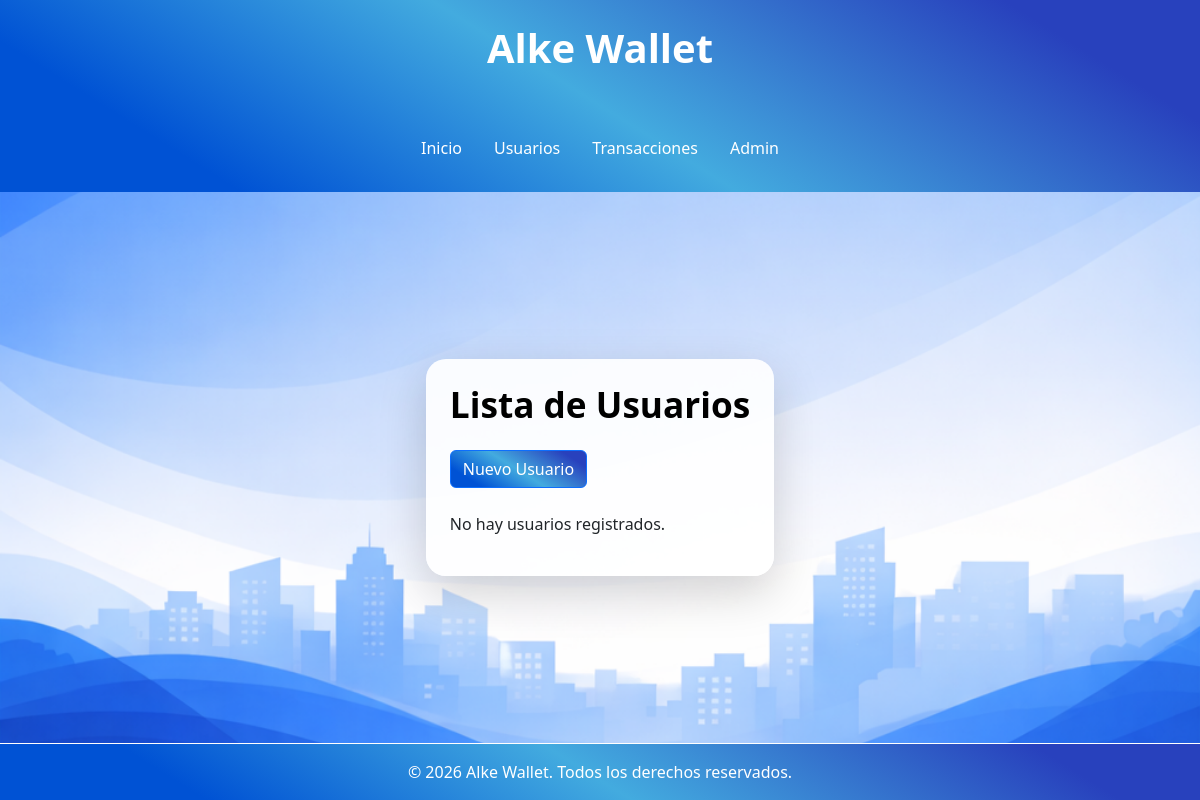
The app's page /usuarios/, older data.
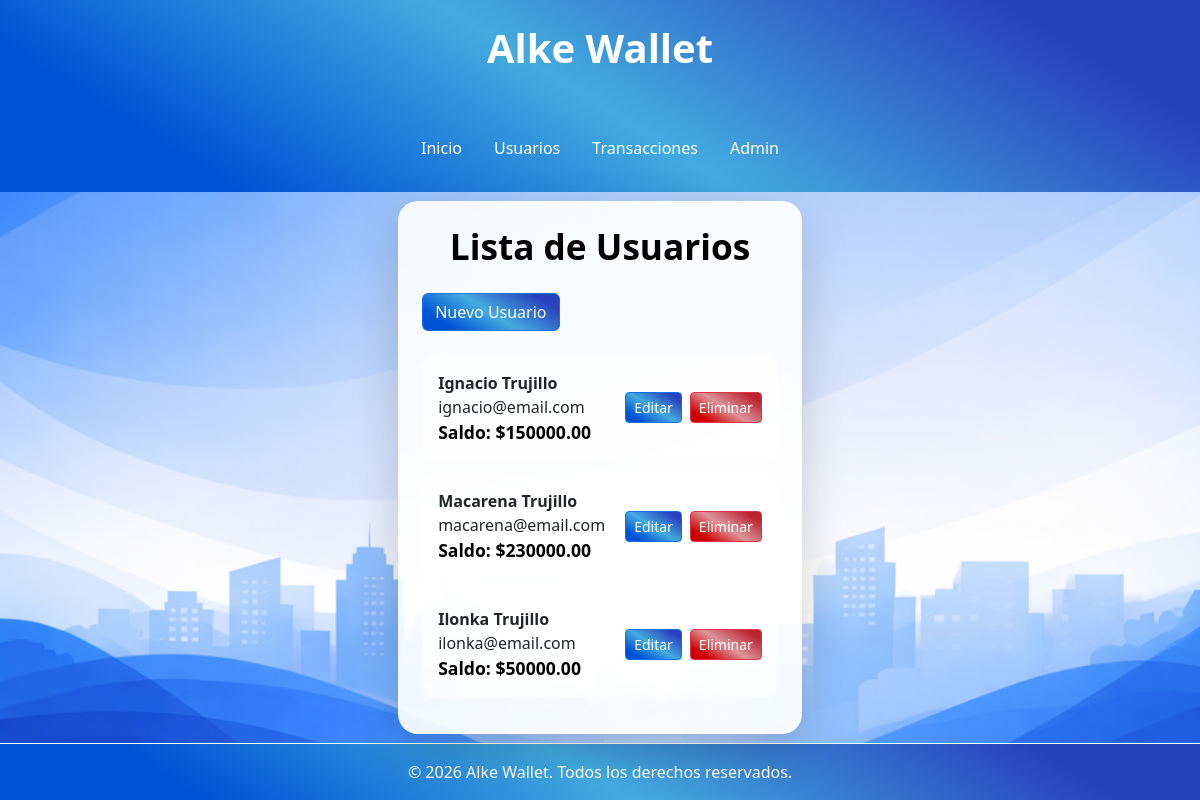
The same page, newer data.
### wallet/models.py (models this page shows, shortened)
class Usuario(models.Model):
    nombre = models.CharField(max_length=100)
    correo = models.EmailField(unique=True)
    saldo = models.DecimalField(max_digits=12, decimal_places=2, default=0)
    fecha_registro = models.DateTimeField(auto_now_add=True)

### wallet/views.py (the view)
# urls.py: path('usuarios/', UsuarioListView.as_view(), name='usuario_list'),
class UsuarioListView(ListView):
    model = Usuario
    template_name = 'wallet/usuario_list.html'
    context_object_name = 'usuarios'

### wallet/templates/wallet/usuario_list.html (shortened to what this page needs)
{% extends 'wallet/base.html' %}
{% block content %}
<div class="transactions-container">
    <div class="card card-base transactions-card shadow-lg p-4">
        <h2 class="title">Lista de Usuarios</h2>
        <div class="actions-top mb-4">
            <a href="{% url 'usuario_create' %}" class="btn btn-primary btn-md">
                Nuevo Usuario
            </a>
        </div>
        <div class="transactions-list">
            {% for usuario in usuarios %}
            <div class="transaction-item">
                <div class="transaction-left">
                    <div class="transaction-info">
                        <strong>{{ usuario.nombre }}</strong>
                    </div>
                    <div>
                        <span>{{ usuario.correo }}</span>
                    </div>
                    <div class="transaction-amount">
                        Saldo: ${{ usuario.saldo }}
                    </div>
                </div>
                <div class="transaction-right">
                    <div class="transaction-actions">
                        <a href="{% url 'usuario_update' usuario.pk %}" class="btn btn-primary btn-sm">
                            Editar
                        </a>
                        <a href="{% url 'usuario_delete' usuario.pk %}" class="btn btn-danger btn-sm">
                            Eliminar
                        </a>
                    </div>
                </div>
            </div>
            {% empty %}
            <p class="empty">No hay usuarios registrados.</p>
            {% endfor %}
        </div>
    </div>
</div>
{% endblock %}

### wallet/templates/wallet/base.html (shortened to what this page needs)
{% load static %}
<!DOCTYPE html>
<html lang="es">
<head>
    <link href="https://cdn.jsdelivr.net/npm/bootstrap@5.3.0/dist/css/bootstrap.min.css" rel="stylesheet">
    <link rel="stylesheet" href="{% static 'wallet/css/style.css' %}">
</head>
<body class="background-app d-flex flex-column min-vh-100">
    <header class="header-alkewallet">
        <h1 class="text-center p-4 fw-bold">Alke Wallet</h1>
        <nav>
            <ul class="nav justify-content-center p-4">
                <li class="nav-item">
                    <a class="nav-link" href="{% url 'inicio' %}">Inicio</a>
                </li>
                <li class="nav-item">
                    <a class="nav-link" href="{% url 'usuario_list' %}">Usuarios</a>
                </li>
                <li class="nav-item">
                    <a class="nav-link" href="{% url 'transaccion_list' %}">Transacciones</a>
                </li>
                <li class="nav-item">
                    <a class="nav-link" href="/admin/">Admin</a>
                </li>
            </ul>
        </nav>
    </header>
    <main class="container flex-grow-1 d-flex align-items-center justify-content-center">
        {% block content %}
        {% endblock %}
    </main>
    <footer class="footer-alkewallet">
        <div class="container">
            <span>&copy; 2026 Alke Wallet. Todos los derechos reservados.</span>
        </div>
    </footer>
</body>
</html>

### wallet/static/wallet/css/style.css (style rules this page uses)
:root { --color-primario: #0052D4; --color-secundario: #43abdf; --color-opcional: #2841bd; }
h1 { color: white; text-align: center; }
h2 { color: black; text-align: center; font-size: 2.2rem; font-weight: 700; margin-bottom: 25px; }
.header-alkewallet { background: linear-gradient(32deg, #0052D4 16%, #43abdf 49%, #2841bd 87%); }
.footer-alkewallet { background: linear-gradient(32deg, #0052D4 16%, #43abdf 49%, #2841bd 87%); color: white; text-align: center; padding: 1rem 0; border-top: 1px solid; margin-top: auto; }
.nav-link { color: white; text-align: center; font-weight: 500; }
.background-app { background: url('../img/fondo.jpg') no-repeat center center; background-size: cover; background-position: center; background-attachment: fixed; height: 100vh; margin: 0; }
.card-base { width: 100%; border-radius: 20px; border: none; background: rgba(255, 255, 255, 0.9); }
.transactions-card { max-width: 1000px; margin: 0 auto; }
.transaction-item { display: flex; justify-content: space-between; align-items: center; gap: 20px; padding: 16px; border-radius: 12px; background: rgba(255, 255, 255, 0.6); margin-bottom: 12px; }
.transaction-amount { font-weight: bold; color: black; font-size: 1.1rem; }
.transaction-left { flex: 1; }
.transaction-right { display: flex; flex-direction: column; align-items: flex-end; gap: 8px; }
.transaction-actions { display: flex; gap: 8px; }
.btn-primary { background: linear-gradient(32deg, #0052D4 16%, #43abdf 49%, #2841bd 87%); }
.btn-danger { background: linear-gradient(32deg, #cf0000 16%, #dc949a 49%, #ba2431 87%); }

Row changes from the older to the newer data that the page shows:
added Usuario: nombre "Ignacio Trujillo", correo "ignacio@email.com", saldo "150000.00"
added Usuario: nombre "Macarena Trujillo", correo "macarena@email.com", saldo "230000.00"
added Usuario: nombre "Ilonka Trujillo", correo "ilonka@email.com", saldo "50000.00"
Text that changed along with them:
text no longer shown: "No hay usuarios registrados."
